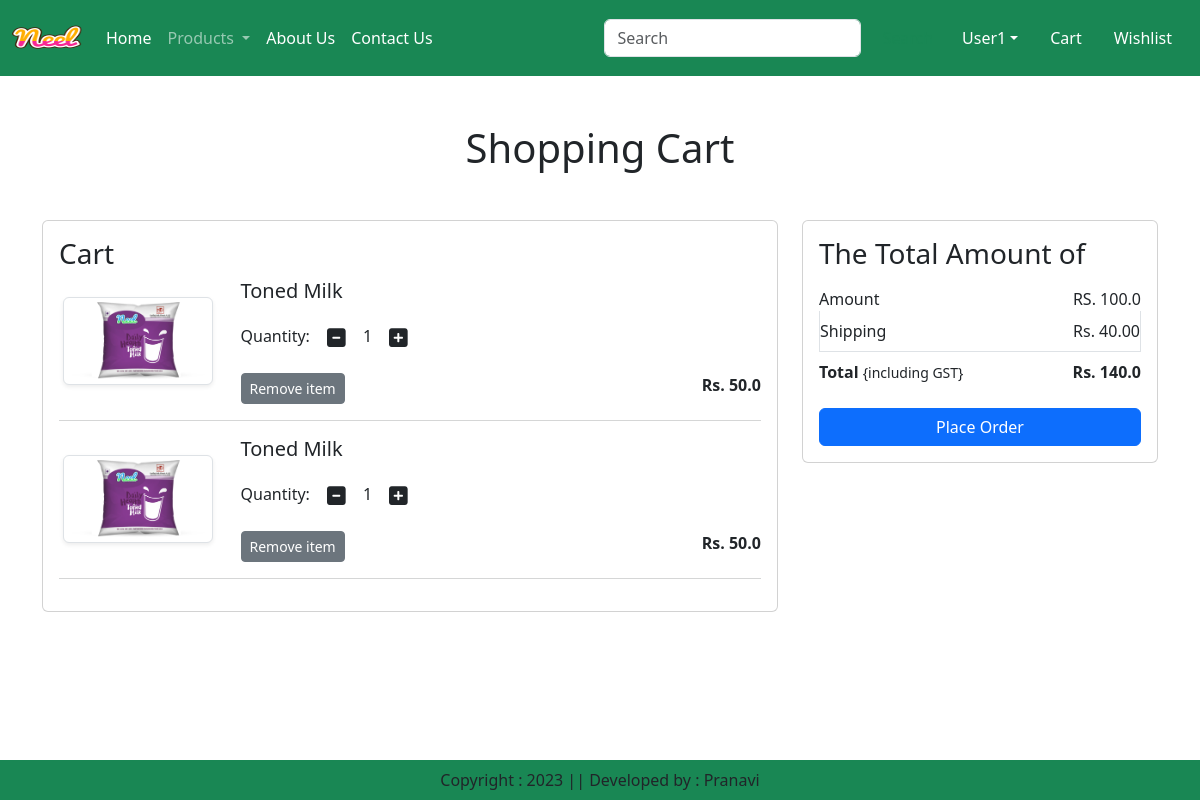
The app's page /cart/ (signed in) with its own data.
### app/models.py (models this page shows, shortened)
class Cart(models.Model):
    user = models.ForeignKey(User, on_delete=models.CASCADE)
    product = models.ForeignKey(Product, on_delete=models.CASCADE)
    quantity = models.PositiveIntegerField(default=1)

class Product(models.Model):
    title = models.CharField(max_length=100)
    selling_price = models.FloatField()
    discounted_price = models.FloatField()
    description = models.TextField()
    composition = models.TextField(default='')
    prodapp = models.TextField(default='')
    category = models.CharField(choices=CATEGORY_CHOICES, max_length=2)
    product_image = models.ImageField(upload_to='product')

### app/views.py (the view)
# urls.py: path('cart/', views.show_cart, name='showcart'),
def show_cart(request):
    user=request.user
    cart=Cart.objects.filter(user=user)
    amount=0
    for p in cart:
        value = p.quantity * p.product.discounted_price
        amount = amount + value
    totalamount = amount + 40
    return render(request, 'app/addtocart.html', locals())

### app/templates/app/addtocart.html (shortened to what this page needs)
{% extends 'app/base.html' %}
{% load static %}
{% block main-content %}
<div class="container my-5">
    <div class="row">
        {% if cart %}
        <h1 class="text-center mb-5">Shopping Cart</h1>
        <div class="col-sm-8">
            <div class="card">
                <div class="card-body">
                    <h3>Cart</h3>
                    {% for item in cart %}
                    <div class="row">
                        <div class="col-sm-3 text-center align-self-center"><img src="{{item.product.product_image.url}}" alt="" srcset="" class="img-fluid img-thumbnail shadow-sm" height="150" width="150"></div>
                        <div class="col-sm-9">
                            <div>
                                <h5>{{item.product.title}}</h5>
                                <div class="my-3">
                                    <label for="quantity">Quantity:</label>
                                    <a class="minus-cart btn" pid={{item.product.id}}><i class="fas fa-minus-square fa-lg"></i></a>
                                        <span id="quantity">{{item.quantity}}</span>
                                    <a class="plus-cart btn" pid={{item.product.id}}><i class="fas fa-plus-square fa-lg"></i></a>
                                </div>
                                <div class="d-flex justify-content-between">
                                    <a href="#" class="remove-cart btn btn-sm btn-secondary mr-3" pid={{item.product.id}}>Remove item</a>
                                    <p class="mb-0"><span><strong>Rs. {{item.product.discounted_price}}</strong></span></p>
                                </div>
                            </div>
                        </div>
                    </div>
                    <hr class="text-muted">
                    {% endfor %}
                </div>
            </div>
        </div>
        <div class="col-sm-4">
            <div class="card">
                <div class="card-body">
                    <h3>The Total Amount of</h3>
                    <ul class="list-group">
                        <li class="list-group-item d-flex justify-content-between align-items-center border-0 px-0 pb-0">Amount <span id="amount">RS. {{amount}}</span></li>
                        <li class="list-group-item d-flex justify-content-between align-items-center px-0">Shipping <span>Rs. 40.00</span></li>
                        <li class="list-group-item d-flex justify-content-between align-items-center border-0 px-0 mb-3">
                            <div>
                                <strong>Total</strong> <small>{including GST}</small>
                            </div>
                            <span id="totalamount"><strong>Rs. {{totalamount}}</strong></span>
                        </li>
                    </ul>
                    <div class="d-grid"><a href="{% url 'checkout' %}" class="btn btn-primary">Place Order</a></div>
                </div>
            </div>
        </div>
        {% else %}
            <h1 class="text-center mb-5"> Cart is Empty</h1>
        {% endif %}
    </div>
</div>
{% endblock main-content %}

### app/templates/app/base.html (shortened to what this page needs)
<!DOCTYPE html>
{% load static %}
<html lang="en">
<head>
    <link href="https://cdn.jsdelivr.net/npm/bootstrap@5.3.0-alpha3/dist/css/bootstrap.min.css" rel="stylesheet">
    <link rel ="stylesheet" href = "{% static 'app/css/owl.carousel.min.css' %}" />
    <link rel ="stylesheet" href = "{% static 'app/css/all.min.css' %}" />
    <link rel ="stylesheet" href = "{% static 'app/css/style.css' %}" />
</head>
<body>
    <nav class="navbar navbar-expand-lg navbar-dark bg-success">
        <div class="container-fluid">
          <a class="navbar-brand" href="#">
            <img src="{% static "app/images/neel.png" %}" width="70" height="50"/>
          </a>
          <div class="collapse navbar-collapse" id="navbarSupportedContent">
            <ul class="navbar-nav me-auto mb-2 mb-lg-0">
              {% if request.user.is_authenticated %}
              <li class="nav-item">
                <a class="nav-link active" aria-current="page" href="/">Home</a>
              </li>
              <li class="nav-item dropdown">
                <a class="nav-link dropdown-toggle" href="#" role="button" data-bs-toggle="dropdown" aria-expanded="false">
                  Products
                </a>
              </li>
              <li class="nav-item">
                <a class="nav-link text-white" href="{% url 'about' %}">About Us</a>
              </li>
              <li class="nav-item">
                <a class="nav-link text-white" href="{% url 'contact' %}">Contact Us</a>
              </li>
            </ul>
            <form class="d-flex" role="search">
              <input class="form-control me-2" type="search" placeholder="Search" aria-label="Search">
              <button class="btn btn-outline-success" type="submit">Search</button>
            </form>
          </div>
          <ul class="navbar-nav me-auto mb-2 mb-lg-0">
            <li class="nav-item dropdown mx-2">
                <a class="nav-link dropdown-toggle text-white" href="#" id="profileDropdown" role="button" data-bs-toggle="dropdown" aria-expanded="false">{{user}}</a>
            </li>
            <li class="nav-item mx-2">
                <a href="{% url 'showcart' %}" class="nav-link text-white"> Cart </a>
            </li>
            <li class="nav-item mx-2">
                <a href="#" class="nav-link text-white"> Wishlist </a>
            </li>
            {% endif %}
          </ul>
        </div>
      </nav>
      {% block main-content %}{% endblock main-content %}
      <footer class="container-fluid fixed-bottom bg-success text-center p-2 mt-5">
        Copyright : 2023 || Developed by : Pranavi
      </footer>
</body>
</html>

### records on screen
Cart: product.product_image (picture), product "Toned Milk", quantity "1", product.discounted_price "50.0"
Cart: product.product_image (picture), product "Toned Milk", quantity "1", product.discounted_price "50.0"

### other values on screen
{{ user }} "User1"
{{ amount }} "100.0"
{{ totalamount }} "140.0"
